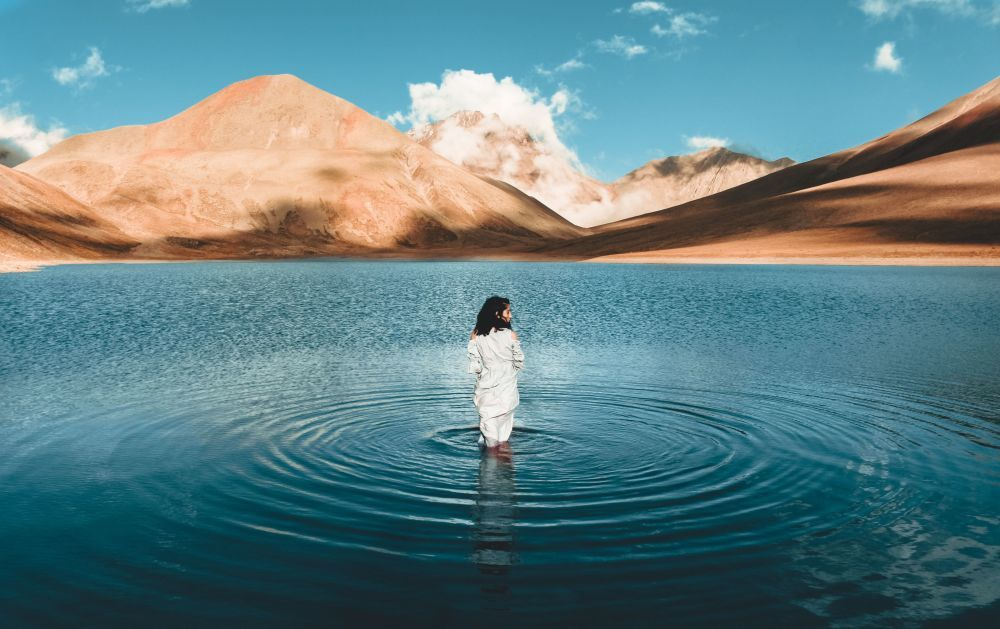
#> input picture file python/pythonProject/gggh.jpg, 1000 x 629 px
$ python 'btvn 2.py'
#> lines starting #> are read from the running program, lines starting #| are printed output that depends on the picture; after the words box and inside, x2 and y2 are one past the last pixel; in counts of white or black regions, pixels touching at a corner belong together
import cv2
import numpy as np
from matplotlib import pyplot as plt

img = cv2.imread('gggh.jpg')
#> img is the input picture: shape (629, 1000, 3); mean B, G, R 132.5, 127.7, 95.8
print("kích thước của ảnh gốc là :", img.shape)
#| kích thước của ảnh gốc là : (629, 1000, 3)

R, G, B = img[:,:,2], img[:,:,1], img[:,:,0]
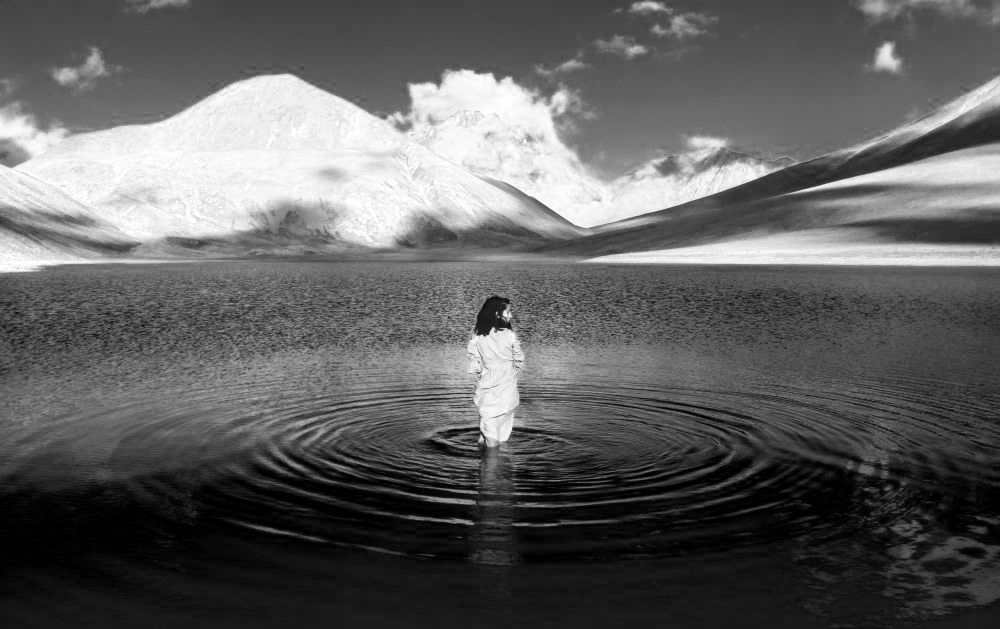
#> R: shape (629, 1000); min 0, max 255, mean 95.8
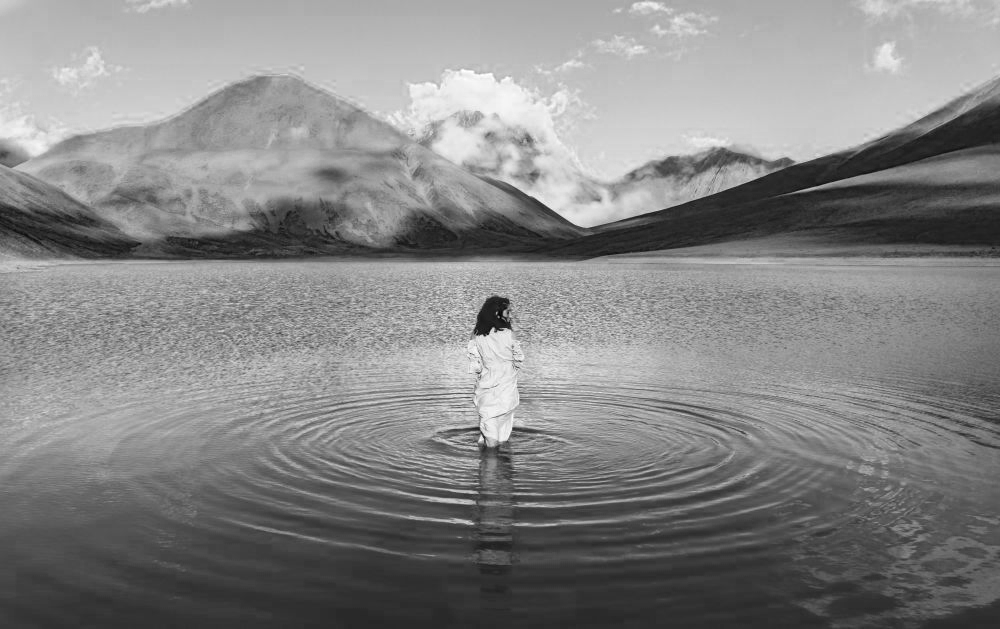
#> B: shape (629, 1000); min 0, max 255, mean 132.5
img_gray = 0.1140 * R + 0.5870 * G + 0.2989 * B  # Công thức ảnh màu xám

# Nhiễu Poisson
def add_poisson_noise(image):
    # Generate Poisson noise
    poisson_noise = np.random.poisson(image)
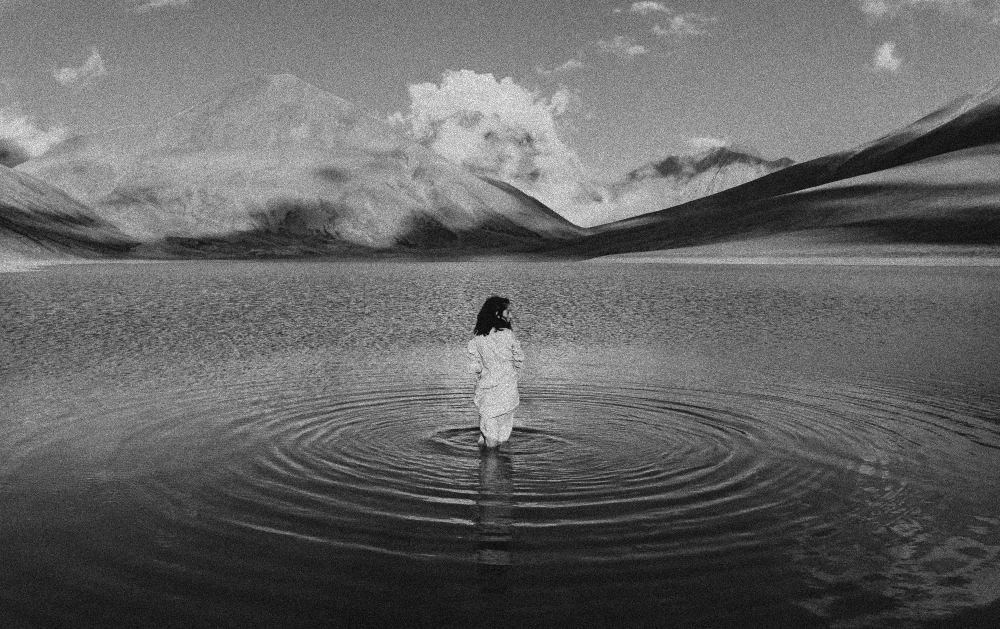
#> poisson_noise: shape (629, 1000) int64; min 9, max 304, mean 125.5; drawn with min black and max white
    # Clip values to ensure they stay within the valid range [0, 255]
    poisson_noise = np.clip(poisson_noise, 0, 255)
    return poisson_noise

# Add Poisson noise to the grayscale image
img_gray_noisy_poisson = add_poisson_noise(img_gray)

# Nhiễu Gauss
mean = 0
std_dev = 25  # You can adjust the standard deviation as needed
noise = np.random.normal(mean, std_dev, img_gray.shape)#(u, phương sai, ma trận)
img_gray_noisy = img_gray + noise
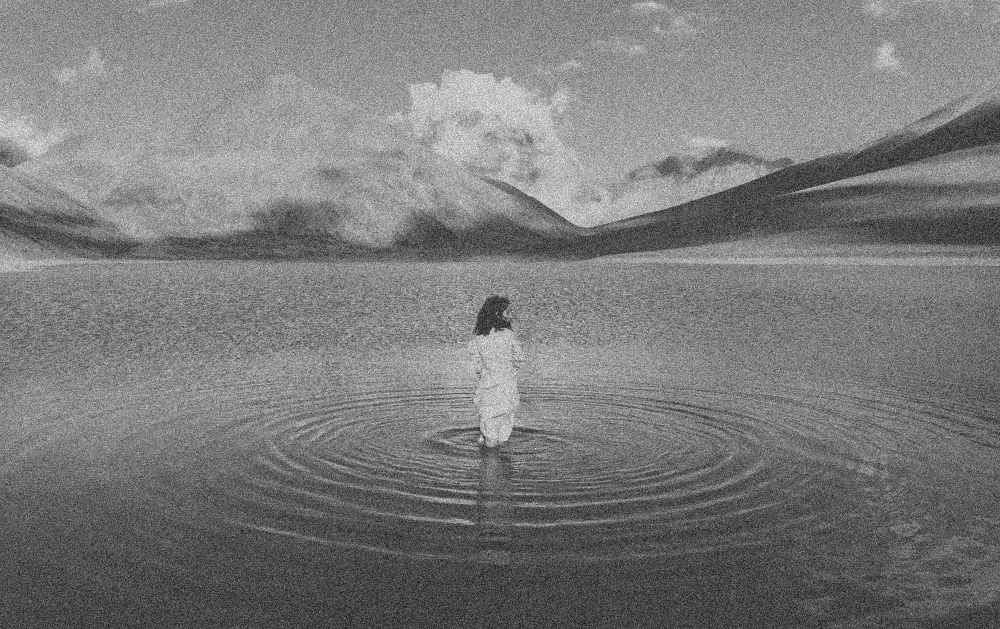
#> img_gray_noisy: shape (629, 1000) float64; min -69.61, max 336.5, mean 125.5; drawn with min black and max white
# Clip values to ensure they stay within the valid range [0, 255]
img_gray_noisy = np.clip(img_gray_noisy, 0, 255)

# Nhiễu muối tiêu
salt_pepper_prob = 0.02  # Probability of adding salt or pepper noise
salt_prob = 0.5  # Probability of adding salt noise (versus pepper)

# Create a mask for salt noise
salt_mask = np.random.rand(*img_gray.shape) < salt_pepper_prob * salt_prob
img_gray_with_salt = img_gray.copy()
img_gray_with_salt[salt_mask] = 255  # Set salt pixels to white
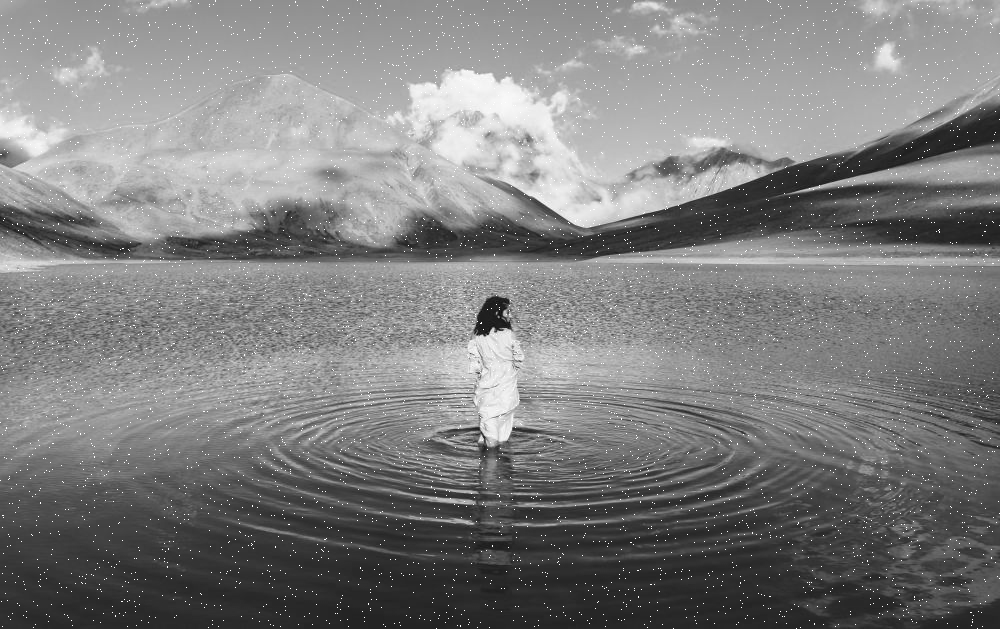
#> img_gray_with_salt: shape (629, 1000) float64; min 9, max 255, mean 126.8

# Create a mask for pepper noise
pepper_mask = np.random.rand(*img_gray.shape) < salt_pepper_prob * (1 - salt_prob)
img_gray_with_pepper = img_gray_with_salt.copy()
img_gray_with_pepper[pepper_mask] = 0  # Set pepper pixels to black
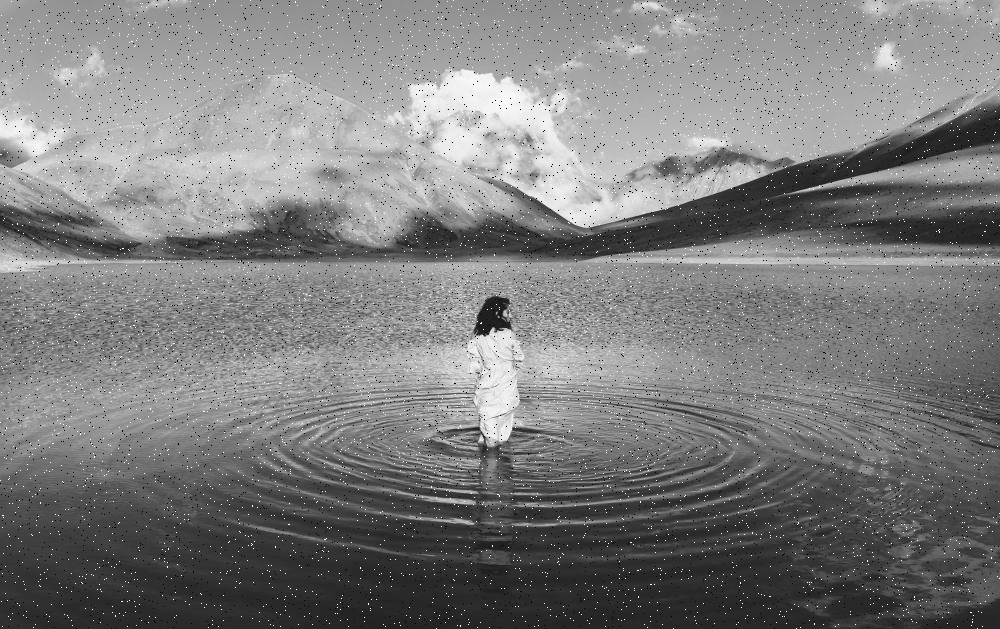
#> img_gray_with_pepper: shape (629, 1000) float64; 1% of pixels changed, all inside (x1, y1, x2, y2) = (0, 0, 1000, 629)

# Tạo mặt nạ kích thước 3x3 cho lọc trung bình
kernel_size = (3, 3)
kernel = np.ones(kernel_size, np.float32) / (kernel_size[0] * kernel_size[1])

# Lọc nhiễu Gauss bằng phương pháp lọc trung bình
img_gray_filtered = cv2.filter2D(img_gray, -1, kernel)

#lọc nhiễu bằng phương pháp lọc trung vị
def median_filter(img, kernel_size):
#> called with kernel_size = 3
    rows, cols = img.shape
#> rows = 629; cols = 1000
    result = np.zeros_like(img)

    half_kernel = kernel_size // 2

    for i in range(half_kernel, rows - half_kernel):
        for j in range(half_kernel, cols - half_kernel):
            # Lấy các giá trị pixel trong kernel
            window = img[i - half_kernel:i + half_kernel + 1, j - half_kernel:j + half_kernel + 1]

            # Sắp xếp các giá trị pixel và lấy giá trị trung vị
            result[i, j] = np.median(window)

    return result

# Kích thước mặt nạ lọc trung vị (3x3)
kernel_size_median = 3

# Lọc trung vị ảnh màu xám chứa nhiễu muối tiêu
img_gray_filtered_median_custom = median_filter(img_gray_with_pepper, kernel_size_median)

plt.figure(figsize=(30,20))

plt.subplot(341)
plt.imshow(img[:,:,::-1])
plt.title('Đây là ảnh gốc')

plt.subplot(342)
plt.imshow(img_gray, cmap='gray')
plt.title('Ảnh màu xám')

plt.subplot(343)
plt.imshow(img_gray_noisy, cmap='gray')
plt.title('Ảnh màu xám với nhiễu Gauss')

plt.subplot(344)
plt.imshow(img_gray_with_pepper, cmap='gray')
plt.title('Ảnh màu xám với nhiễu salt & pepper')

plt.subplot(345)
plt.imshow(img_gray_noisy_poisson, cmap='gray')
plt.title('Ảnh màu xám với nhiễu Poisson')

plt.subplot(346)
plt.imshow(img_gray_filtered, cmap='gray')
plt.title('Ảnh sau khi lọc nhiễu Gauss bằng lọc trung bình')

# Hiển thị ảnh sau khi lọc trung vị
plt.subplot(347)
plt.imshow(img_gray_filtered_median_custom, cmap='gray')
plt.title('Ảnh sau khi lọc trung vị nhiễu Muối Tiêu')


plt.show()
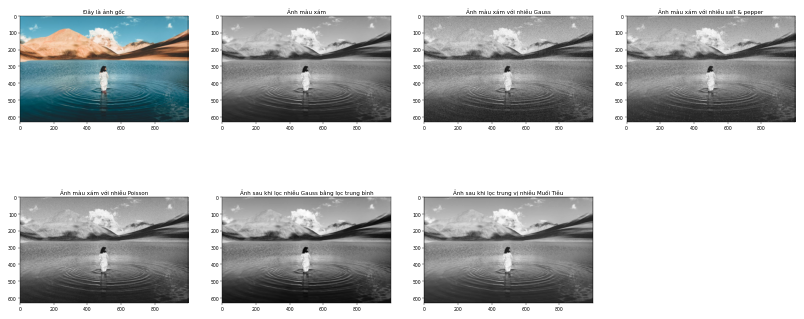
#> figure drawn by matplotlib, 7 panels

$ run again, with file python/pythonProject/xyz.jpg copied over file python/pythonProject/gggh.jpg
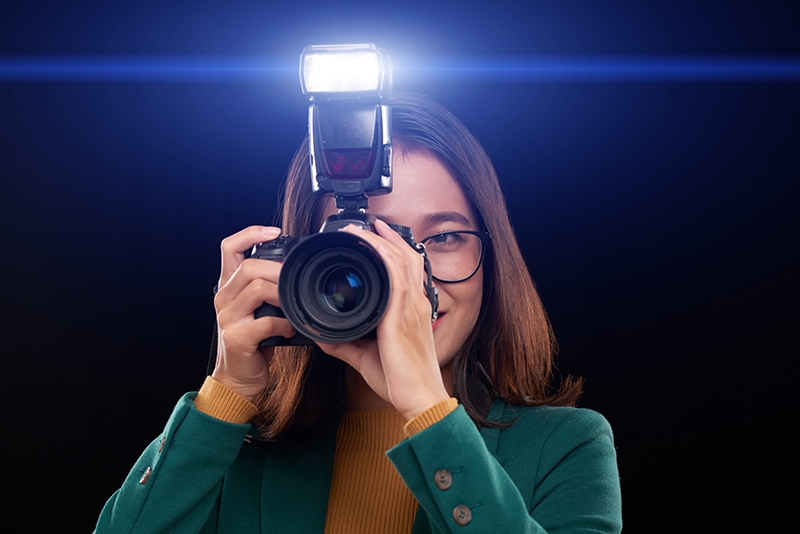
#> input picture file python/pythonProject/xyz.jpg, 800 x 534 px
#> img is the input picture: shape (534, 800, 3); mean B, G, R 72.2, 45.6, 40.5
#| kích thước của ảnh gốc là : (534, 800, 3)
#> `img_gray_noisy = img_gray + noise`:
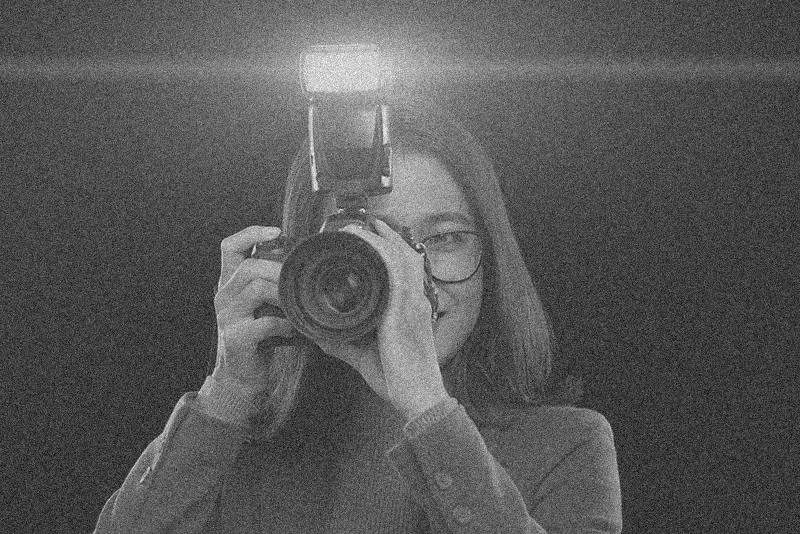
#> img_gray_noisy: shape (534, 800) float64; min -93.98, max 332.9, mean 53; drawn with min black and max white
#> img_gray_with_salt: shape (534, 800) float64; min 0, max 255, mean 55
#> `img_gray_with_pepper[pepper_mask] = 0`:
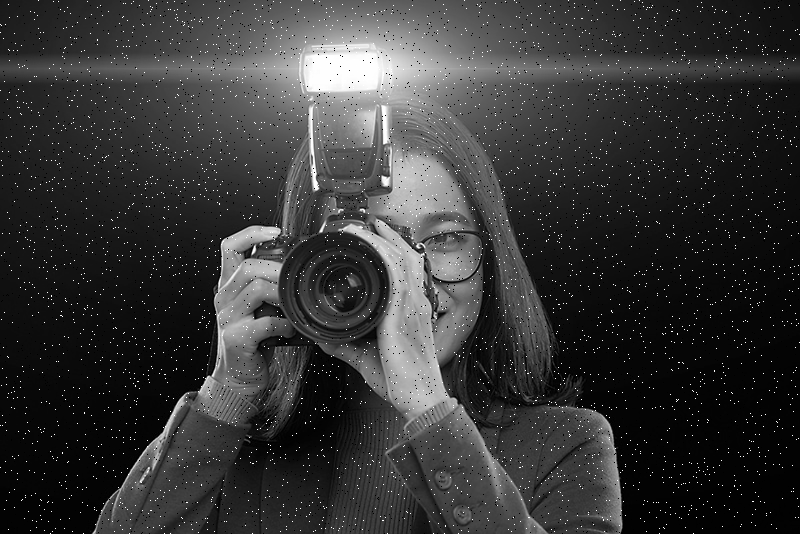
#> img_gray_with_pepper: shape (534, 800) float64; min 0, max 255, mean 54.5
